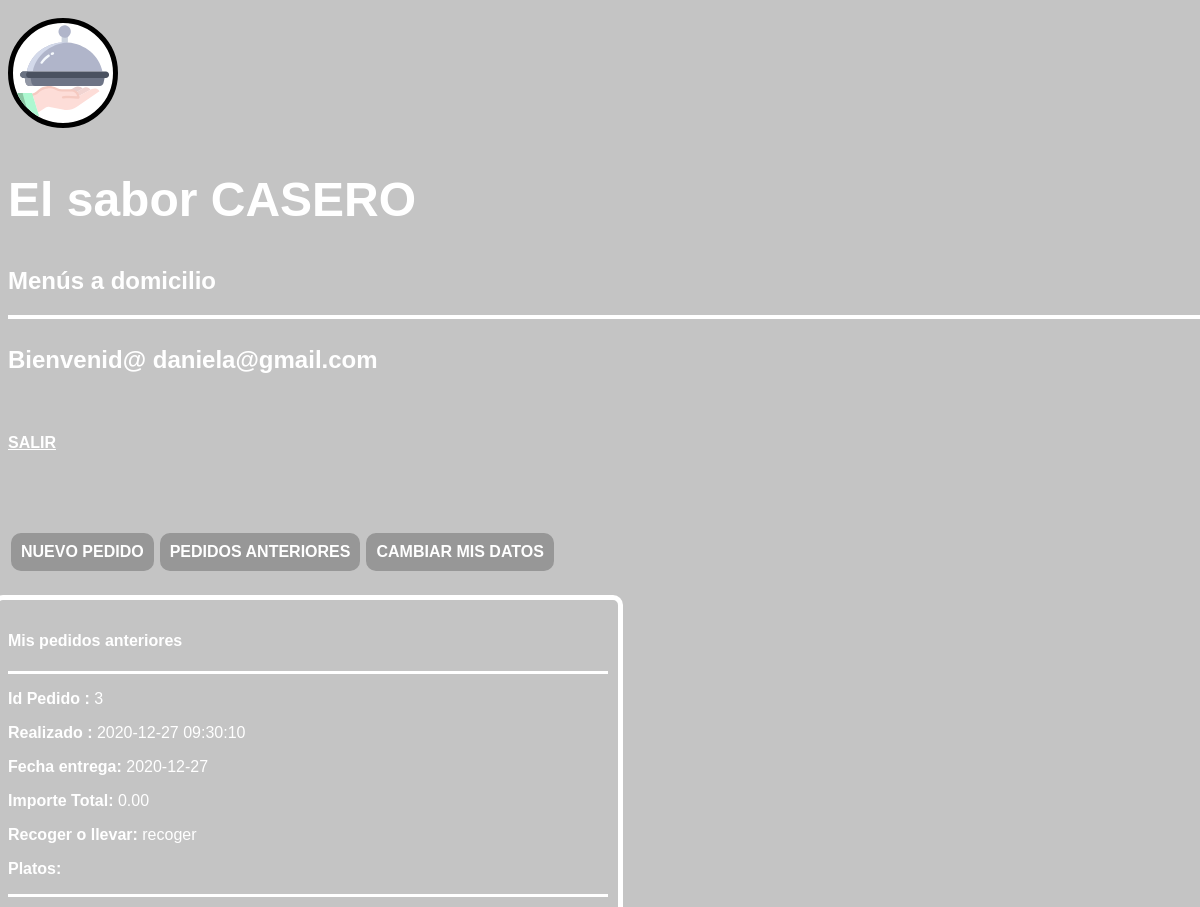
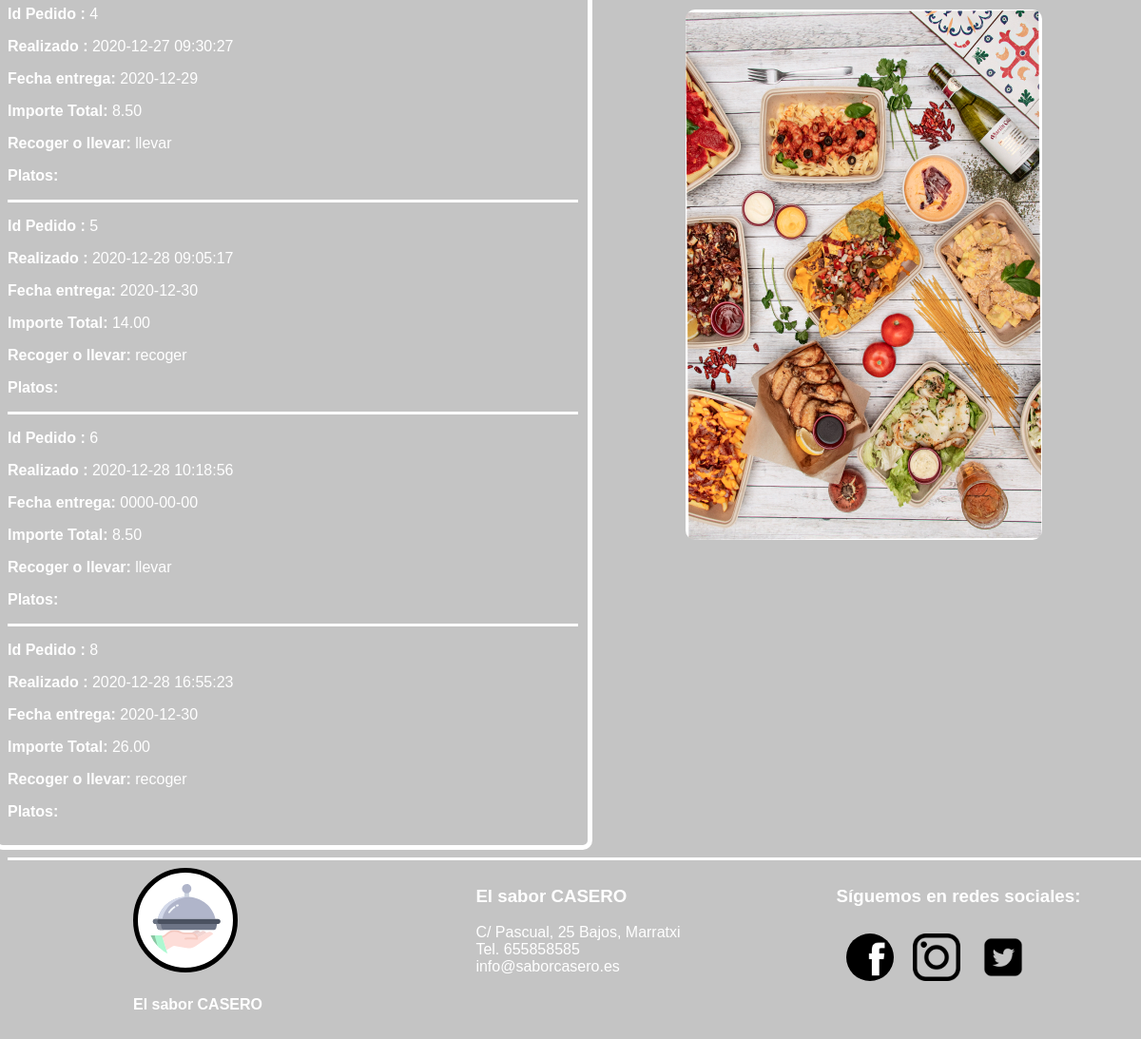
The page /clientes/pedido_anterior_cliente.php (signed in) on the database its author committed (2 pictures, top to bottom).
### tables this page shows
CREATE TABLE `pedidos` (
  `id_pedido` int(11) NOT NULL,
  `f_pedido` datetime DEFAULT NULL,
  `f_entrega` date DEFAULT NULL,
  `h_entrega` time NOT NULL,
  `id_usuario` int(11) DEFAULT NULL,
  `total` decimal(5,2) NOT NULL,
  `recoger_llevar` varchar(100) NOT NULL
);

### clientes/script/ver_pedidos.php (the view, shortened to what this page needs)
<?php
include("../pdo/conex.php");
$registros=$base->prepare("SELECT id_usuario FROM usuarios WHERE email='$user'");
$registros->execute();
$devuelve = $registros->fetch(PDO::FETCH_ASSOC);
$cliente=$devuelve['id_usuario'];
$pedidos=$base->prepare("SELECT id_pedido, f_pedido, f_entrega, total, recoger_llevar FROM pedidos WHERE id_usuario='$cliente';");
$pedidos->execute(array());
$devuelve=$pedidos->fetchAll(PDO::FETCH_ASSOC);
if ($devuelve) {
?>
<?php
    foreach ($devuelve as $pedido) {?>
    <hr class="linea__division__footer"/>
    <p><b>Id Pedido :</b> <?php echo $pedido['id_pedido']; ?></p>
    <p><b>Realizado : </b><?php echo $pedido['f_pedido']; ?></p>
    <p><b>Fecha entrega:</b> <?php echo $pedido['f_entrega']; ?></p>
    <p><b>Importe Total: </b><?php echo $pedido['total'];  ?></p>
    <p><b>Recoger o llevar:</b> <?php echo $pedido['recoger_llevar'];?></p>
    <p><b>Platos:</b> </p>
<?php
        $n_pedido=$pedido['id_pedido'];
        $platos=$base->prepare("SELECT plato,cantidad
        FROM pedidos
        JOIN contienen
        USING(id_pedido)
        JOIN platos USING(id_plato)
        WHERE id_pedido='$n_pedido'");
        $platos->execute(array());
        $devuelve_platos=$platos->fetchAll(PDO::FETCH_ASSOC);
        if($devuelve_platos){
            foreach($devuelve_platos as $plato){
?>
        <p><b>- </b><?php echo $plato['plato']; ?> ----- <?php echo $plato['cantidad']; ?> /unds</p>
<?php }}}
}else{echo "No hay pedidos";}?>

### clientes/pedido_anterior_cliente.php (shortened to what this page needs)
<!DOCTYPE html>
<html lang="es">
  <head>
    <link rel="stylesheet" href="../css/main.css"/>
  </head>
  <body>
    <div class="container__pagina">
      <header class="header">
      <a href="../index.php">
    <img class="header__logo" src="../assets/img/svg/logo.svg" alt="" />
    </a>
        <section class="header__titulos">
          <h1 class="header__titulo">El sabor CASERO</h1>
          <h1 class="header__titulo2">Menús a domicilio</h1>
          <hr class="linea__division" />
        </section>
      </header>
      <main class="main">
        <section class="main__entrar__general">
          <article class="main__php">
          <h2>
          <?php
           include("script/Sesion_iniciada.php");
        ?></h2>
          </article>
          <nav class="main__nav">
            <a href="insertar_pedido_cliente.php">
              <h4 class="insertar__pedido">NUEVO PEDIDO</h4></a
            ><a href="pedido_anterior_cliente.php">
              <h4 class="insertar__pedido">PEDIDOS ANTERIORES</h4></a
            ><a href="cambiar_datos_cliente.php">
              <h4 class="insertar__pedido">CAMBIAR MIS DATOS</h4></a
            >
          </nav>
          <section class="main__banner">
            <img src="../assets/img/desktop/cliente_banner.jpg" alt="" />
          </section>
          <section class="main__formulario">
            <h4 class="insertar__pedido">Mis pedidos anteriores</h4>
            <?php
                  include("script/ver_pedidos.php");
                ?>
          </section>
        </section>
      </main>
      <footer class="footer">
        <hr class="linea__division__footer" />
        <ul class="footer__logo">
          <li>
            <img
              class="footer__logo_img"
              src="../assets/img/svg/logo.svg"
              alt=""
            />
          </li>
          <li>
            <h4>El sabor CASERO</h4>
          </li>
        </ul>
        <ul class="footer__contact">
          <h3>El sabor CASERO</h3>
          <li>C/ Pascual, 25 Bajos, Marratxi</li>
          <li>Tel. 655858585</li>
          <li>info@saborcasero.es</li>
        </ul>
        <ul class="footer__redes">
          <h3>Síguemos en redes sociales:</h3>
          <li>
            <a href="facebook/saborcasero"
              ><img
                class="logo__face"
                src="../assets/img//svg/logo_facebook.svg"
                alt="" /></a
            ><a href="instagram/saborcasero"
              ><img
                class="logo__insta"
                src="../assets/img//svg/logo_insta.svg"
                alt="" /></a
            ><a href="twitter/saborcasero"
              ><img
                class="logo__twi"
                src="../assets/img//svg/logo_twitter.svg"
                alt=""
            /></a>
          </li>
        </ul>
      </footer>
    </div>
  </body>
</html>

### clientes/script/Sesion_iniciada.php
<?php
try {
    $user=$_SESSION['username'];
    if (!isset($user)) {
        header("Location:index.php");
    }else{
        echo "<h2> Bienvenid@ $user</h2> <br>";
        echo "<h4><a style='color:white;','background-color:grey;','padding:20px;', href='salir.php'>SALIR</a></h4>";
        echo "<br><br>";
    }
}catch(Exception $e) {
        echo "la línea de error es: " . $e->getLine();
}finally{
    $base=null;
}
?>

### css/main.css (style rules this page uses)
ul, li { margin: 0; padding: 0; list-style: none; }
body { background-color: #C4C4C4; color: white; font-family: sans-serif; }
.footer { display: grid; grid-template-columns: repeat(3, 1fr); grid-template-rows: 0.2fr 1fr; background-color: var(--color-fondo); }
.footer__contact { grid-row: 2/3; justify-self: center; }
.footer__logo { grid-row: 2/3; justify-self: center; }
.footer__redes { grid-row: 2/3; justify-self: center; }
.logo__face, .logo__insta, .logo__twi { padding: 10px; }
.footer__logo_img { padding: 10px; background-color: white; border-radius: 50%; border: 5px solid black; }
.linea__division__footer { grid-row: 1/2; grid-column: 1/4; height: 3px; background-color: white; width: 100%; border: 0; }
.container__pagina { display: grid; grid-template-columns: 1fr minmax(1200px, 1440px) 1fr; grid-template-rows: 10px auto auto auto; }
header { grid-column: 2/3; grid-row: 2/3; }
main { grid-column: 2/3; grid-row: 3/4; }
footer { grid-column: 2/3; grid-row: 4/5; }
.header__logo { background-color: white; border-radius: 50%; border: 5px solid black; width: 100px; height: 100px; }
.header__titulo { font-size: 3rem; color: white; }
.header__titulo2 { font-size: 1.5rem; color: white; }
.linea__division { color: white; border: 2px solid white; }
.main__entrar__general { display: grid; grid-template-columns: 1fr 1fr; }
.main__nav { grid-column: 1/3; grid-row: 2/3; display: flex; width: 100%; }
.main__banner { grid-row: 3/4; justify-self: center; align-self: center; }
.main__nav a { text-decoration: none; color: white; font-size: 1rem; margin: 3px; }
.main__nav h4 { background-color: #979797; border-radius: 10px; padding: 10px; }
.main__banner img { border-radius: 10px; align-self: right; padding: 10px; border-radius: 20px; }
.main__formulario { grid-column: 1/2; grid-row: 3/4; width: 100%; align-self: center; justify-self: center; border-radius: 10px; border: 5px solid white; padding: 10px; }

### rows shown on the page
pedidos: id_pedido "3", f_pedido "2020-12-27 09:30:10", f_entrega "2020-12-27", total "0.00", recoger_llevar "recoger"
pedidos: id_pedido "4", f_pedido "2020-12-27 09:30:27", f_entrega "2020-12-29", total "8.50", recoger_llevar "llevar"
pedidos: id_pedido "5", f_pedido "2020-12-28 09:05:17", f_entrega "2020-12-30", total "14.00", recoger_llevar "recoger"
pedidos: id_pedido "6", f_pedido "2020-12-28 10:18:56", f_entrega "0000-00-00", total "8.50", recoger_llevar "llevar"
pedidos: id_pedido "8", f_pedido "2020-12-28 16:55:23", f_entrega "2020-12-30", total "26.00", recoger_llevar "recoger"

### other values the page prints
$user "daniela@gmail.com"
